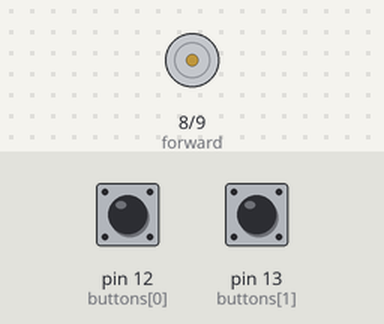
Recording of a sketch running on a simulated Arduino Uno, built with avr-gcc and run on an emulated ATmega328P. Parts: motor-driver pin pairs drawn as motors (green arrow = first pin HIGH = forward, orange = second pin HIGH = backward, longer = more drive). The inputs (shaded band) are chosen by the test bench; at power-on: pin 13 (buttons[1]) HIGH, pin 12 (buttons[0]) HIGH.

Above: at 1.2 s.
1.3 s: pin 13 (buttons[1]) pulled LOW for 1 s
At 2.7 s:
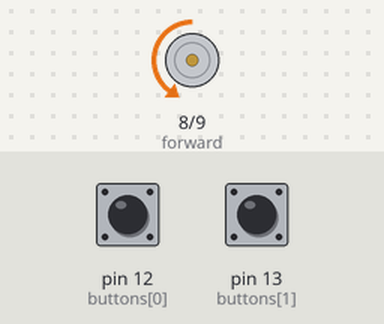
3.8 s: pin 12 (buttons[0]) pulled LOW for 3.2 s
At 7.4 s:
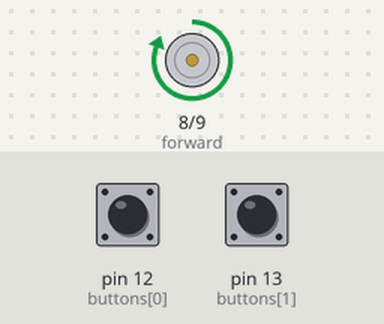
8.5 s: pin 13 (buttons[1]) pulled LOW for 3.2 s
At 11.15 s:
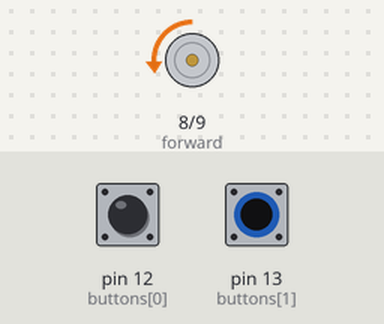
13.2 s: pin 13 (buttons[1]) pulled LOW for 1 s
At 15.4 s:
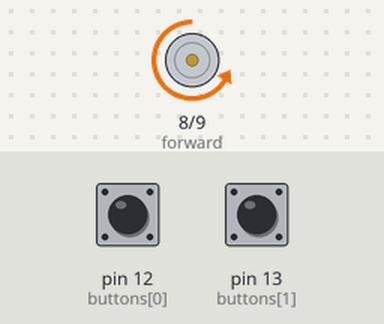
15.7 s: pin 12 (buttons[0]) pulled LOW for 0.15 s
At 17.1 s:
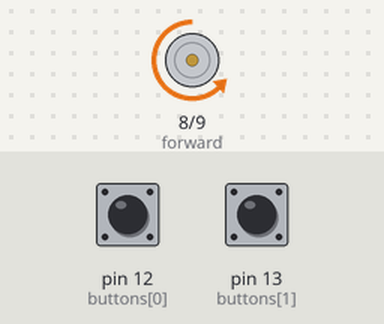
Timing chart, 0 to 18.3 s (numbered marks = the images above; inputs shaded):
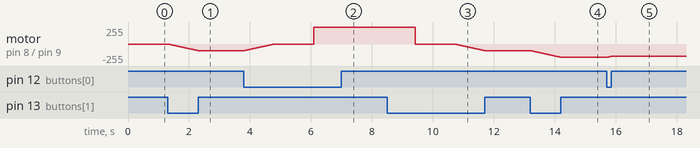

The sketch:

MotorAnalog2.ino
```cpp
const int forward = 8;
const int backward = 9;
int buttons[2] = {12,13};
int spd = 0;

void setup()
{
  pinMode(forward , OUTPUT);
  pinMode(backward , OUTPUT);
  for(int i = 0;i<2; i++){
    pinMode(buttons[i],INPUT_PULLUP);
  }
}

void loop(){
    if ((digitalRead(buttons[0])==LOW) && (spd < 255)){
      spd += 1;
      delay(10);
    }
    if ((digitalRead(buttons[1])==LOW) && (spd > -255)){
      spd -= 1;
      delay(10);
}
  writeSpeed(spd);
}

void writeSpeed(int sped){
  if(spd > 0){
    analogWrite(forward, abs(sped));
    analogWrite(backward, 0);
  }
  else if(spd < 0){
    analogWrite(forward, 0);
    analogWrite(backward, abs(sped));
  }
  else{
    analogWrite(forward, 0);
    analogWrite(backward, 0);
  }
}
```

Measured:
- after the input at 1.3 s, motor on pin 8 (forward) / pin 9 (backward): moves from stopped to backward 100/255 over 0.99 s, starting at once
- after the input at 3.8 s, motor on pin 8 (forward) / pin 9 (backward): moves from backward 100/255 to forward 255/255 over 2.3 s, starting at once
- after the input at 8.5 s, motor on pin 8 (forward) / pin 9 (backward): moves from forward 255/255 to backward 100/255 over 2.3 s, starting after 0.92 s
- after the input at 13.2 s, motor on pin 8 (forward) / pin 9 (backward): moves from backward 100/255 to backward 200/255 over 0.99 s, starting at once
- after the input at 15.7 s, motor on pin 8 (forward) / pin 9 (backward): moves from backward 200/255 to backward 185/255 over 0.14 s, starting at once
